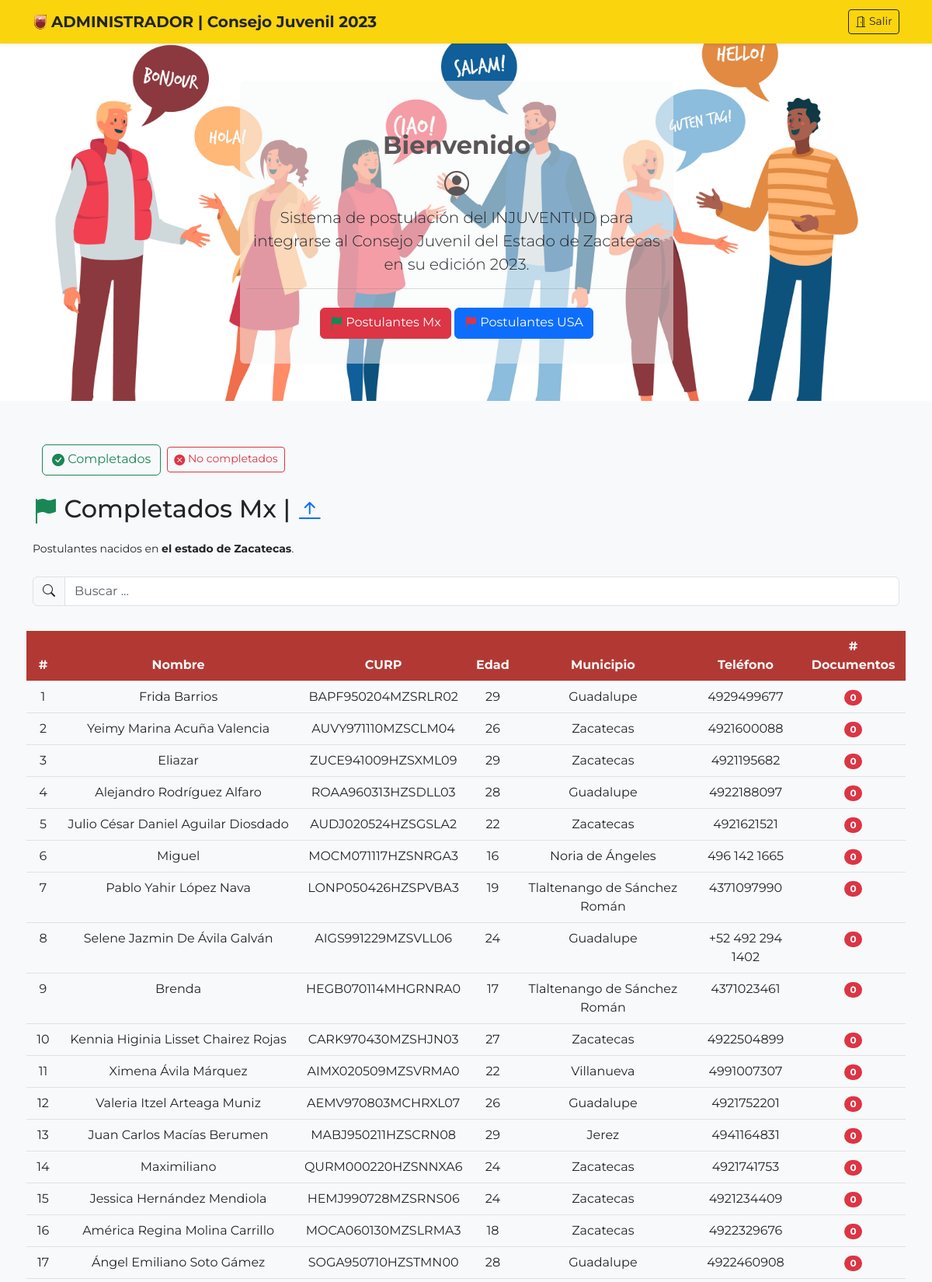
Page /sistema/admin/no_completados.php (upper part) on the committed database.
### tables this page shows
CREATE TABLE `usr` (
  `id` int(11) NOT NULL,
  `usr` varchar(36) DEFAULT NULL,
  `pwd` varchar(100) DEFAULT NULL,
  `perfil` int(11) DEFAULT NULL,
  `curp` varchar(18) DEFAULT NULL,
  `nombre` varchar(100) DEFAULT NULL,
  `edad` int(11) DEFAULT NULL,
  `municipio` int(11) DEFAULT NULL,
  `telefono` varchar(30) DEFAULT NULL,
  `categoria` int(11) DEFAULT NULL
);

CREATE TABLE `municipio` (
  `id` int(11) NOT NULL,
  `municipio` varchar(50) NOT NULL
);

### sistema/admin/query/lista_postulantes_general_no_completados.php (the view, shortened to what this page needs)
<?php
include('qc.php');
$sqlPostulantes ="SELECT * FROM usr WHERE perfil = 1";
$resultadoSQL = $conn->query($sqlPostulantes);
$x = 0;
while($rowSQL = $resultadoSQL->fetch_assoc()){
    $x++;
    $idDocs = $rowSQL['id'];
    $contador = "SELECT COUNT(documento) AS contar FROM documentos WHERE id_ext = '$idDocs'";
    $resultadoContar = $conn->query($contador);
    $rowContar = $resultadoContar -> fetch_assoc();
    $numero = $rowContar['contar'];
    if($numero<9){
    echo'
    <tr>
        <td>'.$x.'</td>
        <td>'.$rowSQL['nombre'].'</td>
        <td>'.$rowSQL['curp'].'</td>
        <td>'.$rowSQL['edad'].'</td>';
        $mun = $rowSQL['municipio'];
    $sqlMunicipio = "SELECT * FROM municipio WHERE id = '$mun'";
    $resultadoMunicipio = $conn -> query($sqlMunicipio);
    $rowMunicipio = $resultadoMunicipio->fetch_assoc();
    echo'
        <td>'.$rowMunicipio['municipio'].'</td>
        ';
    echo'
        <td>'.$rowSQL['telefono'].'</td>
        <td>
            <a href="listado_docs.php?id='.$rowSQL['id'].'">';
        if ($numero == 0){
            echo'
            <span class="badge rounded-pill text-bg-danger">
            ';
        }
            echo'
                '.$numero.'
            </span>
            </a>
        </td>
    </tr>
';
}
}
?>

### sistema/admin/no_completados.php (style rules this page uses)
body { font-family: 'Montserrat', sans-serif; }

### rows in the picture
usr: nombre "Frida Barrios", curp "BAPF950204MZSRLR02", edad "29", municipio.municipio "Guadalupe", telefono "4929499677", numero "0"
usr: nombre "Yeimy Marina Acuña Valencia", curp "AUVY971110MZSCLM04", edad "26", municipio.municipio "Zacatecas", telefono "4921600088", numero "0"
usr: nombre "Eliazar", curp "ZUCE941009HZSXML09", edad "29", municipio.municipio "Zacatecas", telefono "4921195682", numero "0"
usr: nombre "Alejandro Rodríguez Alfaro", curp "ROAA960313HZSDLL03", edad "28", municipio.municipio "Guadalupe", telefono "4922188097", numero "0"
usr: nombre "Julio César Daniel Aguilar Diosdado", curp "AUDJ020524HZSGSLA2", edad "22", municipio.municipio "Zacatecas", telefono "4921621521", numero "0"
usr: nombre "Miguel", curp "MOCM071117HZSNRGA3", edad "16", municipio.municipio "Noria de Ángeles", telefono "496 142 1665", numero "0"
usr: nombre "Pablo Yahir López Nava", curp "LONP050426HZSPVBA3", edad "19", municipio.municipio "Tlaltenango de Sánchez Román", telefono "4371097990", numero "0"
usr: nombre "Selene Jazmin De Ávila Galván", curp "AIGS991229MZSVLL06", edad "24", municipio.municipio "Guadalupe", telefono "+52 492 294 1402", numero "0"
usr: nombre "Brenda", curp "HEGB070114MHGRNRA0", edad "17", municipio.municipio "Tlaltenango de Sánchez Román", telefono "4371023461", numero "0"
usr: nombre "Kennia Higinia Lisset Chairez Rojas", curp "CARK970430MZSHJN03", edad "27", municipio.municipio "Zacatecas", telefono "4922504899", numero "0"
usr: nombre "Ximena Ávila Márquez", curp "AIMX020509MZSVRMA0", edad "22", municipio.municipio "Villanueva", telefono "4991007307", numero "0"
usr: nombre "Valeria Itzel Arteaga Muniz", curp "AEMV970803MCHRXL07", edad "26", municipio.municipio "Guadalupe", telefono "4921752201", numero "0"
usr: nombre "Juan Carlos Macías Berumen", curp "MABJ950211HZSCRN08", edad "29", municipio.municipio "Jerez", telefono "4941164831", numero "0"
usr: nombre "Maximiliano", curp "QURM000220HZSNNXA6", edad "24", municipio.municipio "Zacatecas", telefono "4921741753", numero "0"
usr: nombre "Jessica Hernández Mendiola", curp "HEMJ990728MZSRNS06", edad "24", municipio.municipio "Zacatecas", telefono "4921234409", numero "0"
usr: nombre "América Regina Molina Carrillo", curp "MOCA060130MZSLRMA3", edad "18", municipio.municipio "Zacatecas", telefono "4922329676", numero "0"
usr: nombre "Ángel Emiliano Soto Gámez", curp "SOGA950710HZSTMN00", edad "28", municipio.municipio "Guadalupe", telefono "4922460908", numero "0"
